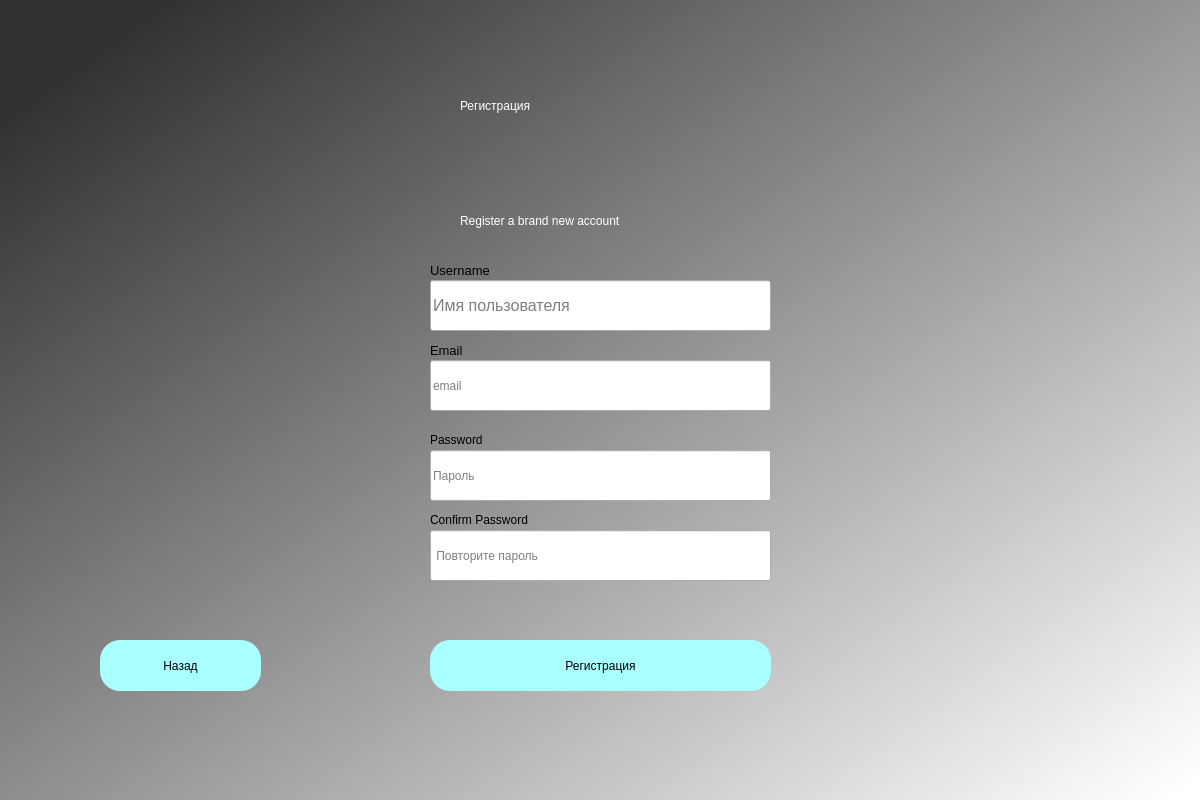
<?xml version="1.0" encoding="UTF-8"?>
<ui version="4.0">
 <class>Dialog</class>
 <widget class="QDialog" name="Dialog">
  <property name="geometry">
   <rect>
    <x>0</x>
    <y>0</y>
    <width>1200</width>
    <height>800</height>
   </rect>
  </property>
  <property name="contextMenuPolicy">
   <enum>Qt::DefaultContextMenu</enum>
  </property>
  <property name="windowTitle">
   <string>Dialog</string>
  </property>
  <widget class="QWidget" name="bgwidget" native="true">
   <property name="geometry">
    <rect>
     <x>0</x>
     <y>-40</y>
     <width>1201</width>
     <height>841</height>
    </rect>
   </property>
   <property name="mouseTracking">
    <bool>true</bool>
   </property>
   <property name="toolTipDuration">
    <number>-1</number>
   </property>
   <property name="autoFillBackground">
    <bool>false</bool>
   </property>
   <property name="styleSheet">
    <string notr="true">QWidget#bgwidget{
background-color:qlineargradient(spread:pad, x1:0.091, y1:0.101636, x2:0.991379, y2:0.977, stop:0 rgba(50, 50, 50, 255), stop:1 rgba(255, 255, 255, 255));}
</string>
   </property>
   <widget class="QLabel" name="label">
    <property name="geometry">
     <rect>
      <x>460</x>
      <y>110</y>
      <width>301</width>
      <height>71</height>
     </rect>
    </property>
    <property name="styleSheet">
     <string notr="true">font: 36pt &quot;MS Shell Dlg 2&quot;; color:rgb(255, 255, 255)</string>
    </property>
    <property name="text">
     <string>Регистрация</string>
    </property>
   </widget>
   <widget class="QLabel" name="label_2">
    <property name="geometry">
     <rect>
      <x>460</x>
      <y>240</y>
      <width>291</width>
      <height>41</height>
     </rect>
    </property>
    <property name="styleSheet">
     <string notr="true">font: 16pt &quot;MS Shell Dlg 2&quot;;color:rgb(255, 255, 255)</string>
    </property>
    <property name="text">
     <string>Register a brand new account</string>
    </property>
   </widget>
   <widget class="QPushButton" name="signup">
    <property name="geometry">
     <rect>
      <x>430</x>
      <y>680</y>
      <width>341</width>
      <height>51</height>
     </rect>
    </property>
    <property name="minimumSize">
     <size>
      <width>0</width>
      <height>0</height>
     </size>
    </property>
    <property name="sizeIncrement">
     <size>
      <width>0</width>
      <height>0</height>
     </size>
    </property>
    <property name="focusPolicy">
     <enum>Qt::StrongFocus</enum>
    </property>
    <property name="layoutDirection">
     <enum>Qt::LeftToRight</enum>
    </property>
    <property name="autoFillBackground">
     <bool>false</bool>
    </property>
    <property name="styleSheet">
     <string notr="true">border-radius:20px;
background-color: rgb(170, 255, 255);
font: 14pt &quot;MS Shell Dlg 2&quot;;</string>
    </property>
    <property name="text">
     <string>Регистрация</string>
    </property>
   </widget>
   <widget class="QLineEdit" name="emailfield">
    <property name="geometry">
     <rect>
      <x>430</x>
      <y>400</y>
      <width>341</width>
      <height>51</height>
     </rect>
    </property>
    <property name="tabletTracking">
     <bool>true</bool>
    </property>
    <property name="focusPolicy">
     <enum>Qt::StrongFocus</enum>
    </property>
    <property name="acceptDrops">
     <bool>true</bool>
    </property>
    <property name="styleSheet">
     <string notr="true">font: 12pt &quot;MS Shell Dlg 2&quot;;</string>
    </property>
    <property name="placeholderText">
     <string>email</string>
    </property>
    <property name="clearButtonEnabled">
     <bool>true</bool>
    </property>
   </widget>
   <widget class="QLineEdit" name="passwordfield">
    <property name="geometry">
     <rect>
      <x>430</x>
      <y>490</y>
      <width>341</width>
      <height>51</height>
     </rect>
    </property>
    <property name="tabletTracking">
     <bool>true</bool>
    </property>
    <property name="focusPolicy">
     <enum>Qt::StrongFocus</enum>
    </property>
    <property name="styleSheet">
     <string notr="true">font: 12pt &quot;MS Shell Dlg 2&quot;;
</string>
    </property>
    <property name="placeholderText">
     <string>Пароль</string>
    </property>
    <property name="clearButtonEnabled">
     <bool>true</bool>
    </property>
   </widget>
   <widget class="QLabel" name="label_3">
    <property name="geometry">
     <rect>
      <x>430</x>
      <y>300</y>
      <width>81</width>
      <height>20</height>
     </rect>
    </property>
    <property name="font">
     <font>
      <family>MS Shell Dlg 2</family>
      <pointsize>10</pointsize>
      <weight>50</weight>
      <italic>false</italic>
      <bold>false</bold>
     </font>
    </property>
    <property name="styleSheet">
     <string notr="true">font: 10pt &quot;MS Shell Dlg 2&quot;;</string>
    </property>
    <property name="text">
     <string>Username</string>
    </property>
   </widget>
   <widget class="QLabel" name="label_4">
    <property name="geometry">
     <rect>
      <x>430</x>
      <y>380</y>
      <width>81</width>
      <height>20</height>
     </rect>
    </property>
    <property name="font">
     <font>
      <family>MS Shell Dlg 2</family>
      <pointsize>10</pointsize>
      <weight>50</weight>
      <italic>false</italic>
      <bold>false</bold>
     </font>
    </property>
    <property name="styleSheet">
     <string notr="true">font: 10pt &quot;MS Shell Dlg 2&quot;;</string>
    </property>
    <property name="text">
     <string>Email</string>
    </property>
   </widget>
   <widget class="QLabel" name="label_5">
    <property name="geometry">
     <rect>
      <x>430</x>
      <y>470</y>
      <width>81</width>
      <height>20</height>
     </rect>
    </property>
    <property name="styleSheet">
     <string notr="true">font: 10pt &quot;MS Shell Dlg 2&quot;;</string>
    </property>
    <property name="text">
     <string>Password</string>
    </property>
   </widget>
   <widget class="QLabel" name="error">
    <property name="geometry">
     <rect>
      <x>430</x>
      <y>650</y>
      <width>581</width>
      <height>20</height>
     </rect>
    </property>
    <property name="styleSheet">
     <string notr="true">font: 12pt &quot;MS Shell Dlg 2&quot;; color:red;</string>
    </property>
    <property name="text">
     <string/>
    </property>
   </widget>
   <widget class="QLabel" name="label_6">
    <property name="geometry">
     <rect>
      <x>430</x>
      <y>550</y>
      <width>141</width>
      <height>20</height>
     </rect>
    </property>
    <property name="styleSheet">
     <string notr="true">font: 10pt &quot;MS Shell Dlg 2&quot;;</string>
    </property>
    <property name="text">
     <string>Confirm Password</string>
    </property>
   </widget>
   <widget class="QLineEdit" name="confirmpasswordfield">
    <property name="geometry">
     <rect>
      <x>430</x>
      <y>570</y>
      <width>341</width>
      <height>51</height>
     </rect>
    </property>
    <property name="tabletTracking">
     <bool>true</bool>
    </property>
    <property name="focusPolicy">
     <enum>Qt::StrongFocus</enum>
    </property>
    <property name="styleSheet">
     <string notr="true">font: 12pt &quot;MS Shell Dlg 2&quot;;</string>
    </property>
    <property name="placeholderText">
     <string> Повторите пароль</string>
    </property>
    <property name="clearButtonEnabled">
     <bool>true</bool>
    </property>
   </widget>
   <widget class="QLineEdit" name="loginfield">
    <property name="geometry">
     <rect>
      <x>430</x>
      <y>320</y>
      <width>341</width>
      <height>51</height>
     </rect>
    </property>
    <property name="font">
     <font>
      <family>MS Shell Dlg 2</family>
      <pointsize>12</pointsize>
      <weight>50</weight>
      <italic>false</italic>
      <bold>false</bold>
     </font>
    </property>
    <property name="tabletTracking">
     <bool>false</bool>
    </property>
    <property name="focusPolicy">
     <enum>Qt::StrongFocus</enum>
    </property>
    <property name="contextMenuPolicy">
     <enum>Qt::PreventContextMenu</enum>
    </property>
    <property name="acceptDrops">
     <bool>false</bool>
    </property>
    <property name="toolTipDuration">
     <number>-1</number>
    </property>
    <property name="accessibleDescription">
     <string notr="true"/>
    </property>
    <property name="layoutDirection">
     <enum>Qt::LeftToRight</enum>
    </property>
    <property name="autoFillBackground">
     <bool>false</bool>
    </property>
    <property name="styleSheet">
     <string notr="true">font: 12pt &quot;MS Shell Dlg 2&quot;;
</string>
    </property>
    <property name="dragEnabled">
     <bool>true</bool>
    </property>
    <property name="placeholderText">
     <string>Имя пользователя</string>
    </property>
    <property name="cursorMoveStyle">
     <enum>Qt::VisualMoveStyle</enum>
    </property>
    <property name="clearButtonEnabled">
     <bool>true</bool>
    </property>
   </widget>
   <widget class="QPushButton" name="back">
    <property name="geometry">
     <rect>
      <x>100</x>
      <y>680</y>
      <width>161</width>
      <height>51</height>
     </rect>
    </property>
    <property name="styleSheet">
     <string notr="true">border-radius:20px;
background-color: rgb(170, 255, 255);
font: 14pt &quot;MS Shell Dlg 2&quot;;</string>
    </property>
    <property name="text">
     <string>Назад</string>
    </property>
   </widget>
   <zorder>label</zorder>
   <zorder>label_2</zorder>
   <zorder>signup</zorder>
   <zorder>emailfield</zorder>
   <zorder>passwordfield</zorder>
   <zorder>label_3</zorder>
   <zorder>label_4</zorder>
   <zorder>label_5</zorder>
   <zorder>error</zorder>
   <zorder>label_6</zorder>
   <zorder>confirmpasswordfield</zorder>
   <zorder>back</zorder>
   <zorder>loginfield</zorder>
  </widget>
 </widget>
 <tabstops>
  <tabstop>loginfield</tabstop>
  <tabstop>emailfield</tabstop>
  <tabstop>passwordfield</tabstop>
  <tabstop>confirmpasswordfield</tabstop>
  <tabstop>signup</tabstop>
  <tabstop>back</tabstop>
 </tabstops>
 <resources/>
 <connections/>
</ui>
